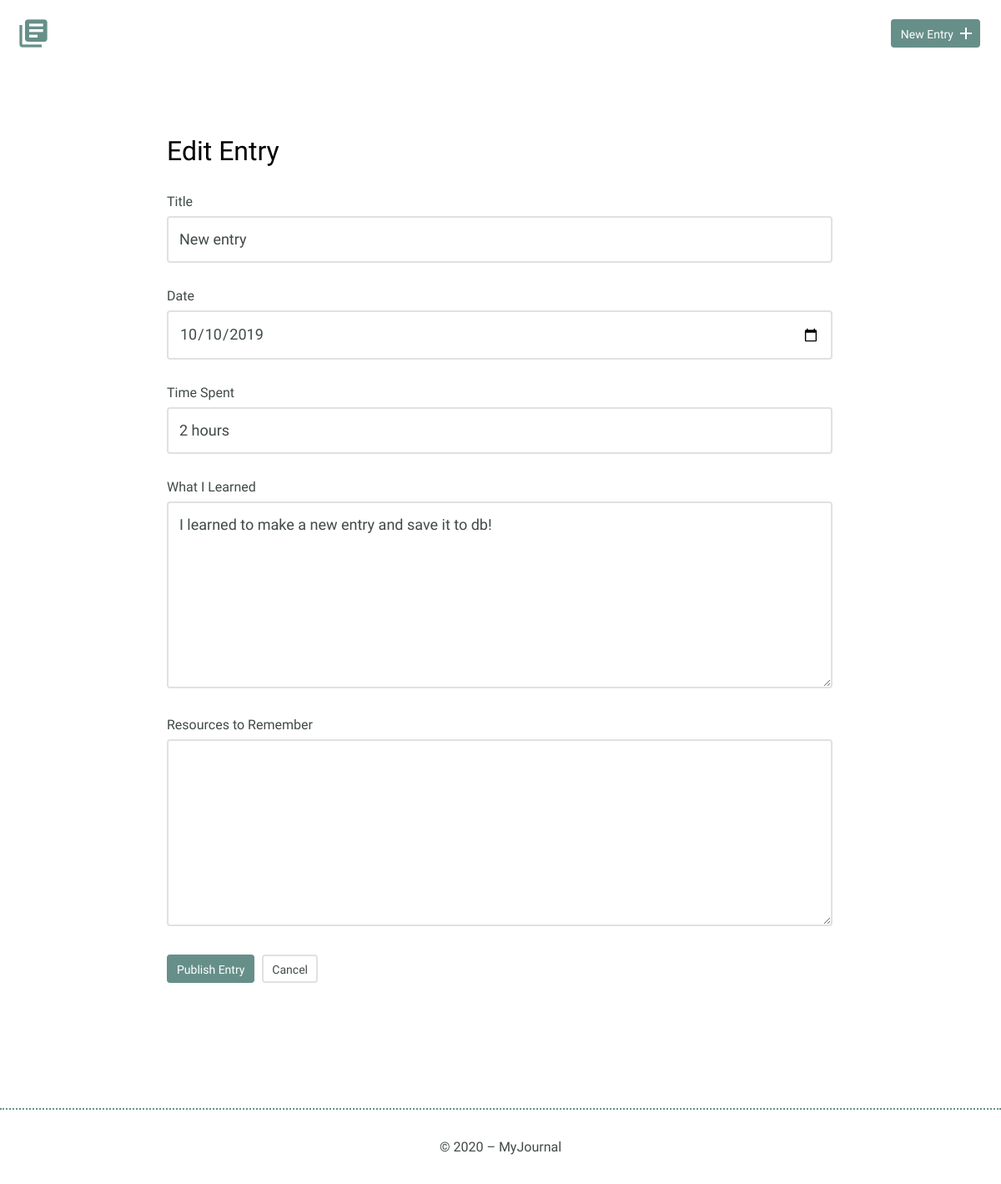
The page /edit.php?id=5 on the database as committed earlier.
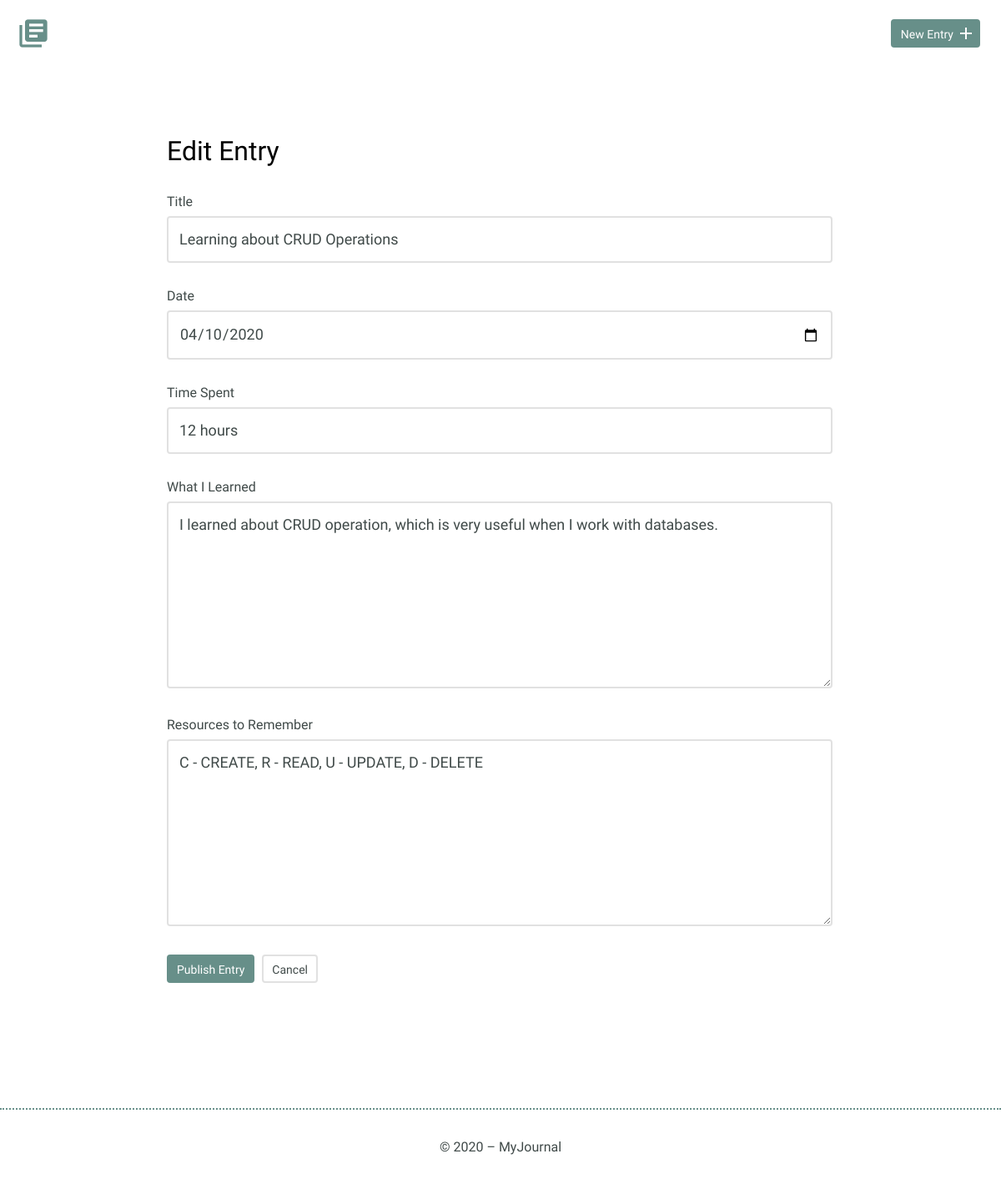
The same page on the database as committed later.
### tables this page shows
CREATE TABLE "entries" (
	`id`	INTEGER,
	`title`	TEXT,
	`date`	TEXT,
	`time_spent`	INTEGER,
	`learned`	BLOB,
	`resources`	BLOB,
	PRIMARY KEY(`id`)
);

### inc/functions.php (called while the page is built, shortened)
<?php
function getItemDetails($id) {
	include 'connection.php';
	$sql = 'SELECT * FROM entries WHERE id = ?';
	try {
	    $results = $db->prepare($sql);
	    $results->bindParam(1,$id,PDO::PARAM_INT);
	    $results->execute();
	  } catch (Exception $e) {
	    echo "Unable to retrived results";
	    exit;
	  }
	  $item = $results->fetch();
	  return $item;
}
?>

### edit.php (the view, shortened to what this page needs)
<?php
    require 'inc/functions.php';
    if (isset($_GET["id"]) && !empty($_GET["id"])) {
        $id = filter_input(INPUT_GET,"id",FILTER_SANITIZE_NUMBER_INT);
        $item = getItemDetails($id);
        $item_title = $item['title'];
        $item_date = $item['date'];
        $item_duration = $item['time_spent'];
        $item_learned = $item['learned'];
        $item_resources = $item['resources'];
    }
    include 'header.php';
?>
<section>
    <div class="container">
        <div class="edit-entry">
            <h2>Edit Entry</h2>
            <form method="POST" action="edit.php">
                <label for="title"> Title</label>
                <input id="title" type="text" name="title" value="<?php echo $item_title; ?>"><br>
                <label for="date">Date</label>
                <input id="date" type="date" name="date" value="<?php echo $item_date; ?>"><br>
                <label for="time-spent"> Time Spent</label>
                <input id="time-spent" type="text" name="timeSpent" value="<?php echo $item_duration; ?>"><br>
                <label for="what-i-learned">What I Learned</label>
                <textarea id="what-i-learned" rows="5" name="whatILearned"><?php echo $item_learned; ?></textarea>
                <label for="resources-to-remember">Resources to Remember</label>
                <textarea id="resources-to-remember" rows="5" name="resourcesToRemember"><?php echo $item_resources; ?></textarea>
                <input type="submit" value="Publish Entry" class="button">
                <a href="detail.php?id=<?php echo $id; ?>" class="button button-secondary">Cancel</a>
            </form>
        </div>
    </div>
</section>
<?php
    include 'footer.php';
?>

Rows that differ between the two databases and show on the page:
changed entries: title "New entry" → "Learning about CRUD Operations"; date "10/10/2019" → "04/10/2020"; timeSpent "2 hours" → "12 hours"; whatILearned "I learned to make a new entry and save it to db!" → "I learned about CRUD operation, which is very useful when I work with databases."; resourcesToRemember (not shown) → "C - CREATE, R - READ, U - UPDATE, D - DELETE"
